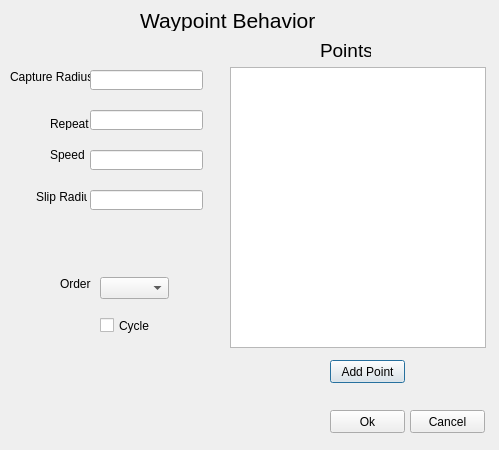
<?xml version="1.0" encoding="UTF-8"?>
<ui version="4.0">
 <class>WaypointDialog</class>
 <widget class="QDialog" name="WaypointDialog">
  <property name="geometry">
   <rect>
    <x>0</x>
    <y>0</y>
    <width>499</width>
    <height>450</height>
   </rect>
  </property>
  <property name="windowTitle">
   <string>Waypoint Behavior</string>
  </property>
  <widget class="QLabel" name="label_3">
   <property name="geometry">
    <rect>
     <x>10</x>
     <y>67</y>
     <width>81</width>
     <height>20</height>
    </rect>
   </property>
   <property name="text">
    <string>Capture Radius</string>
   </property>
  </widget>
  <widget class="QCheckBox" name="cycleBox">
   <property name="geometry">
    <rect>
     <x>100</x>
     <y>317</y>
     <width>70</width>
     <height>17</height>
    </rect>
   </property>
   <property name="text">
    <string>Cycle</string>
   </property>
  </widget>
  <widget class="QComboBox" name="orderCombo">
   <property name="geometry">
    <rect>
     <x>100</x>
     <y>277</y>
     <width>69</width>
     <height>22</height>
    </rect>
   </property>
   <property name="maxVisibleItems">
    <number>3</number>
   </property>
  </widget>
  <widget class="QLabel" name="label_6">
   <property name="geometry">
    <rect>
     <x>60</x>
     <y>277</y>
     <width>47</width>
     <height>13</height>
    </rect>
   </property>
   <property name="text">
    <string>Order</string>
   </property>
  </widget>
  <widget class="QLabel" name="label_4">
   <property name="geometry">
    <rect>
     <x>50</x>
     <y>117</y>
     <width>47</width>
     <height>13</height>
    </rect>
   </property>
   <property name="text">
    <string>Repeat</string>
   </property>
  </widget>
  <widget class="QLabel" name="label_5">
   <property name="geometry">
    <rect>
     <x>50</x>
     <y>147</y>
     <width>41</width>
     <height>16</height>
    </rect>
   </property>
   <property name="text">
    <string>Speed</string>
   </property>
  </widget>
  <widget class="QLabel" name="slipEdit">
   <property name="geometry">
    <rect>
     <x>36</x>
     <y>187</y>
     <width>51</width>
     <height>20</height>
    </rect>
   </property>
   <property name="text">
    <string>Slip Radius</string>
   </property>
  </widget>
  <widget class="QPushButton" name="addBtn">
   <property name="geometry">
    <rect>
     <x>330</x>
     <y>360</y>
     <width>75</width>
     <height>23</height>
    </rect>
   </property>
   <property name="text">
    <string>Add Point</string>
   </property>
  </widget>
  <widget class="QListWidget" name="pointsList">
   <property name="geometry">
    <rect>
     <x>230</x>
     <y>67</y>
     <width>256</width>
     <height>281</height>
    </rect>
   </property>
  </widget>
  <widget class="QLabel" name="label_7">
   <property name="geometry">
    <rect>
     <x>320</x>
     <y>40</y>
     <width>51</width>
     <height>20</height>
    </rect>
   </property>
   <property name="font">
    <font>
     <pointsize>14</pointsize>
    </font>
   </property>
   <property name="text">
    <string>Points</string>
   </property>
  </widget>
  <widget class="QLabel" name="label_9">
   <property name="geometry">
    <rect>
     <x>140</x>
     <y>10</y>
     <width>181</width>
     <height>21</height>
    </rect>
   </property>
   <property name="font">
    <font>
     <pointsize>16</pointsize>
    </font>
   </property>
   <property name="text">
    <string>Waypoint Behavior</string>
   </property>
  </widget>
  <widget class="QPushButton" name="cancelBtn">
   <property name="geometry">
    <rect>
     <x>410</x>
     <y>410</y>
     <width>75</width>
     <height>23</height>
    </rect>
   </property>
   <property name="text">
    <string>Cancel</string>
   </property>
  </widget>
  <widget class="QPushButton" name="okBtn">
   <property name="geometry">
    <rect>
     <x>330</x>
     <y>410</y>
     <width>75</width>
     <height>23</height>
    </rect>
   </property>
   <property name="text">
    <string>Ok</string>
   </property>
  </widget>
  <widget class="QLineEdit" name="cptRadiusEdit">
   <property name="geometry">
    <rect>
     <x>90</x>
     <y>70</y>
     <width>113</width>
     <height>20</height>
    </rect>
   </property>
  </widget>
  <widget class="QLineEdit" name="repeatEdit">
   <property name="geometry">
    <rect>
     <x>90</x>
     <y>110</y>
     <width>113</width>
     <height>20</height>
    </rect>
   </property>
  </widget>
  <widget class="QLineEdit" name="speedEdit">
   <property name="geometry">
    <rect>
     <x>90</x>
     <y>150</y>
     <width>113</width>
     <height>20</height>
    </rect>
   </property>
  </widget>
  <widget class="QLineEdit" name="slipEdit_2">
   <property name="geometry">
    <rect>
     <x>90</x>
     <y>190</y>
     <width>113</width>
     <height>20</height>
    </rect>
   </property>
  </widget>
 </widget>
 <resources/>
 <connections/>
</ui>
